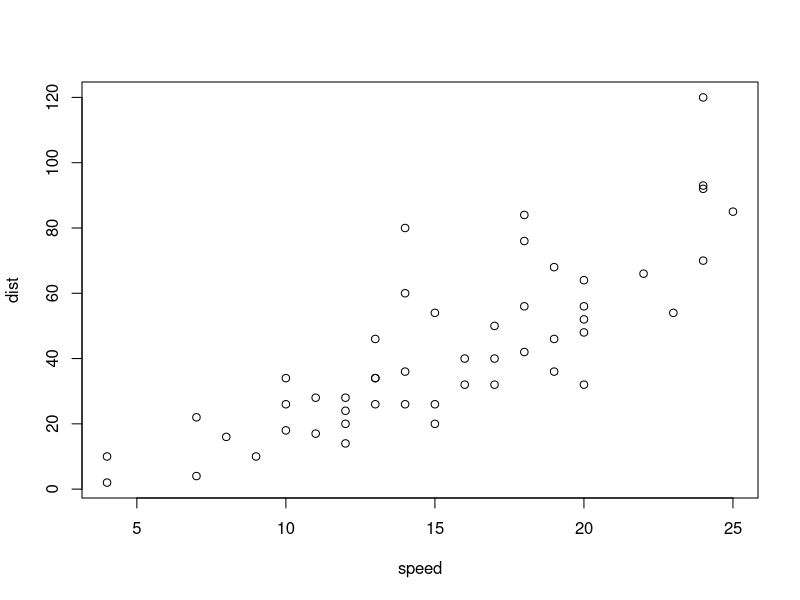
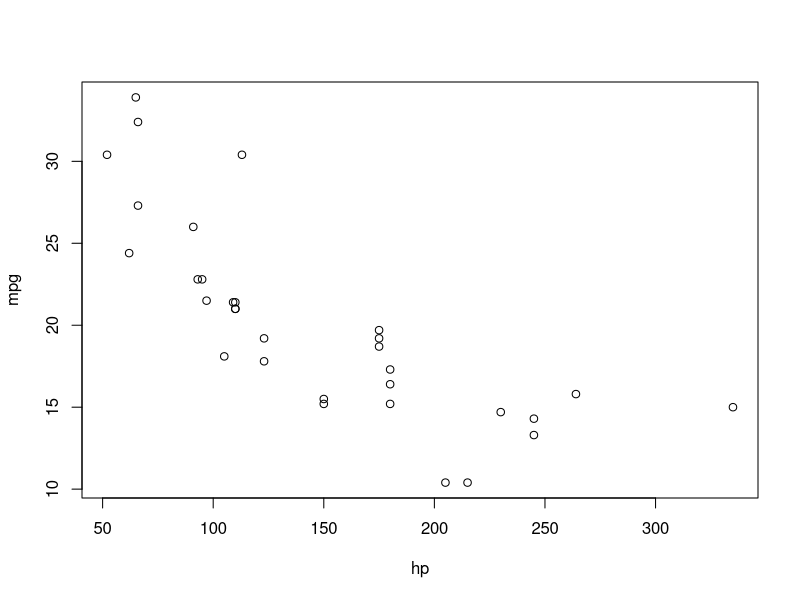

R code for these plots, in order:
## ---- chunk 1
data(mtcars)
plot(cars)
## ---- chunk 2
plot(mpg ~ hp, mtcars)
## ---- chunk 3
knitr::kable(mtcars, caption = "My table")
